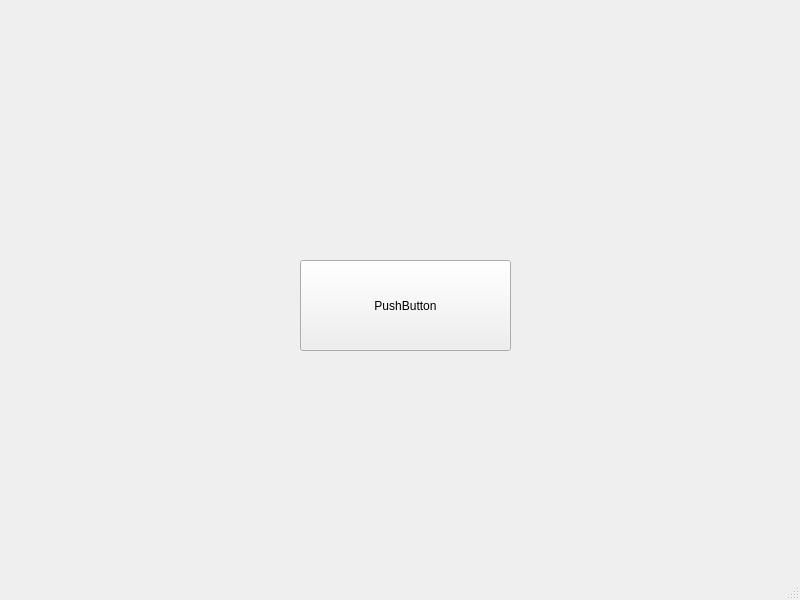
<?xml version="1.0" encoding="UTF-8"?>
<ui version="4.0">
 <class>MainWindow</class>
 <widget class="QMainWindow" name="MainWindow">
  <property name="geometry">
   <rect>
    <x>0</x>
    <y>0</y>
    <width>800</width>
    <height>600</height>
   </rect>
  </property>
  <property name="windowTitle">
   <string>MainWindow</string>
  </property>
  <widget class="QWidget" name="centralwidget">
   <widget class="QPushButton" name="pushButton">
    <property name="geometry">
     <rect>
      <x>300</x>
      <y>260</y>
      <width>211</width>
      <height>91</height>
     </rect>
    </property>
    <property name="text">
     <string>PushButton</string>
    </property>
   </widget>
  </widget>
  <widget class="QMenuBar" name="menubar">
   <property name="geometry">
    <rect>
     <x>0</x>
     <y>0</y>
     <width>800</width>
     <height>21</height>
    </rect>
   </property>
  </widget>
  <widget class="QStatusBar" name="statusbar"/>
 </widget>
 <resources/>
 <connections/>
</ui>
